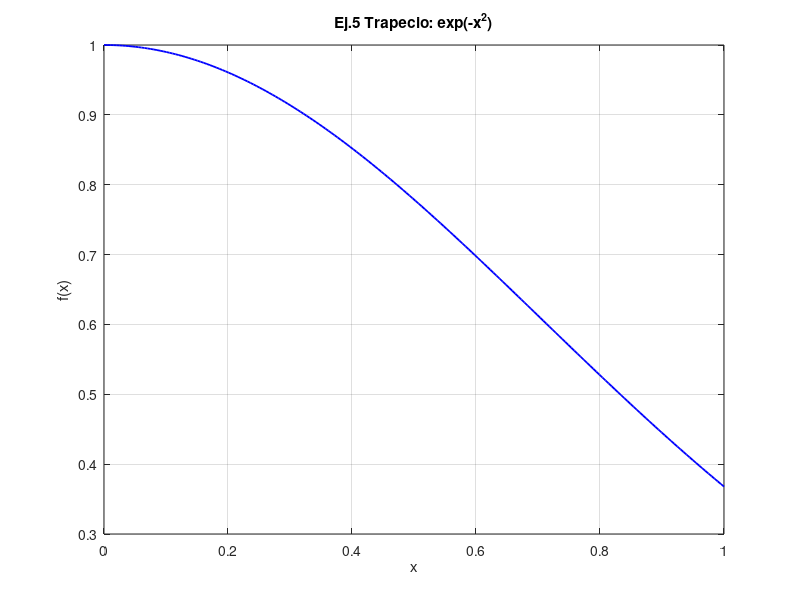

Write the MATLAB code that produced this figure.
%% Ejercicio 5 — Integración numérica (trapecio)
out = getenv('MN_EVID_DIR');
if isempty(out), out = fullfile(fileparts(mfilename('fullpath')), '..', 'evidencias', 'ejercicio_05'); end
if ~exist(out, 'dir'), mkdir(out); end

f = @(x) exp(-x.^2);
a = 0; b = 1;
n_list = [2 4 8 16 32 64];

fid = fopen(fullfile(out, 'resultado.txt'), 'w');
fprintf(fid, 'metodo=trapecio\n');
fprintf(fid, 'f(x)=exp(-x^2), [0,1]\n');
fprintf(fid, 'n,h,integral,error_vs_ref\n');
ref = integral(f, a, b);
for n = n_list
  h = (b-a)/n;
  x = a:h:b;
  y = f(x);
  trap = h*(sum(y) - 0.5*(y(1)+y(end)));
  fprintf(fid, '%d,%.8f,%.12f,%.12e\n', n, h, trap, abs(trap-ref));
end
fprintf(fid, 'referencia=%.12f\n', ref);
fclose(fid);

figure('visible', 'off');
xplot = linspace(a, b, 200);
plot(xplot, f(xplot), 'b', 'LineWidth', 1.3); grid on;
title('Ej.5 Trapecio: exp(-x^2)'); xlabel('x'); ylabel('f(x)');
print(fullfile(out, 'octave_grafica.png'), '-dpng', '-r140');
